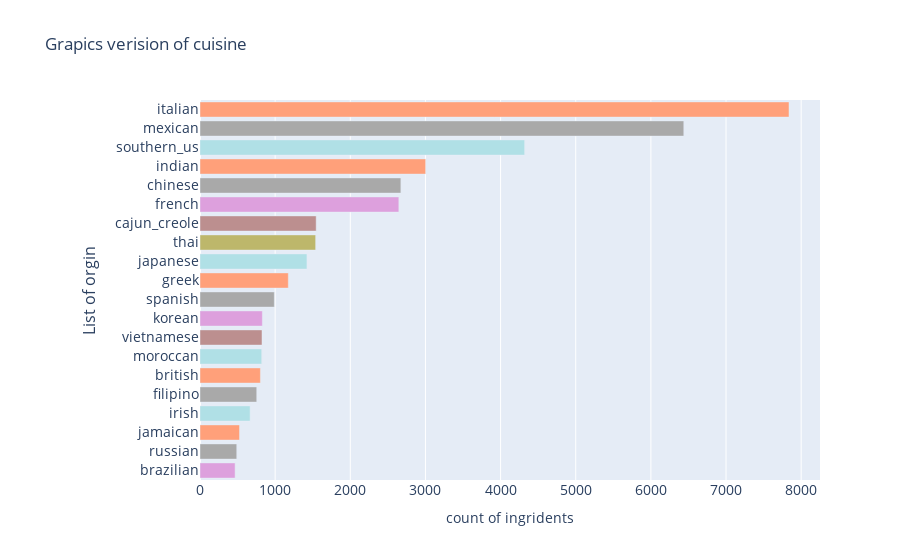

Source (notebook cell):
### Code cell
#the above used to view the data  in the way raw format
#here it funtime
# Graphic view of data
import plotly.graph_objs as go
from plotly.offline import init_notebook_mode,iplot
#with help of groupby fn we came to know count of cuisine. so we have create 20 colour theme 
color_theme=dict(color=['rgba(221,160,221,1)','rgba(169,169,169,1)','rgba(255,160,122,1)','rgba(176,224,230,1)','rgba(169,169,169,1)','rgba(255,160,122,1)','rgba(176,224,230,1)',
                   'rgba(188,143,143,1)','rgba(221,160,221,1)','rgba(169,169,169,1)','rgba(255,160,122,1)','rgba(176,224,230,1)','rgba(189,183,107,1)','rgba(188,143,143,1)','rgba(221,160,221,1)','rgba(169,169,169,1)','rgba(255,160,122,1)','rgba(176,224,230,1)','rgba(169,169,169,1)','rgba(255,160,122,1)'])
#it count the particular cuisine of ingredients. Ex: 'Cuisine': british        value_count:804 
obj=train['cuisine'].value_counts()

#This is 2D of Graph, we need x and y co-oridinate. Orientation= h represent of 'horizontal' 
#marker= here we used to our dict values of color_theme

template =go.Bar(y=obj.index[::-1],x=(obj)[::-1],orientation='h',marker=color_theme)

#layout is used for border of our graph. usually title, margin,fontsize values we assign with help of graph_objs module

layout=go.Layout(title='Grapics verision of cuisine',xaxis=dict(title='count of ingridents',tickfont=dict(size=14,)),
                yaxis=dict(title='List of orgin',titlefont=dict(size=16),tickfont=dict(size=14)),margin=dict(l=200,))
data=[template]
figure=go.Figure(data=data,layout=layout)
iplot(figure,filename='basic-bar')

### Figure 1 — Plotly figure (JSON) as saved in the notebook; plotly's stock layout.template omitted (floating-point values rounded to 4 significant figures)
{"data": [{"marker": {"color": ["rgba(221,160,221,1)", "rgba(169,169,169,1)", "rgba(255,160,122,1)", "rgba(176,224,230,1)", "rgba(169,169,169,1)", "rgba(255,160,122,1)", "rgba(176,224,230,1)", "rgba(188,143,143,1)", "rgba(221,160,221,1)", "rgba(169,169,169,1)", "rgba(255,160,122,1)", "rgba(176,224,230,1)", "rgba(189,183,107,1)", "rgba(188,143,143,1)", "rgba(221,160,221,1)", "rgba(169,169,169,1)", "rgba(255,160,122,1)", "rgba(176,224,230,1)", "rgba(169,169,169,1)", "rgba(255,160,122,1)"]}, "orientation": "h", "type": "bar", "x": [467, 489, 526, 667, 755, 804, 821, 825, 830, 989, 1175, 1423, 1539, 1546, 2646, 2673, 3003, 4320, 6438, 7838], "y": ["brazilian", "russian", "jamaican", "irish", "filipino", "british", "moroccan", "vietnamese", "korean", "spanish", "greek", "japanese", "thai", "cajun_creole", "french", "chinese", "indian", "southern_us", "mexican", "italian"]}], "layout": {"margin": {"l": 200}, "title": {"text": "Grapics verision of cuisine"}, "xaxis": {"tickfont": {"size": 14}, "title": {"text": "count of ingridents"}}, "yaxis": {"tickfont": {"size": 14}, "title": {"font": {"size": 16}, "text": "List of orgin"}}}}
